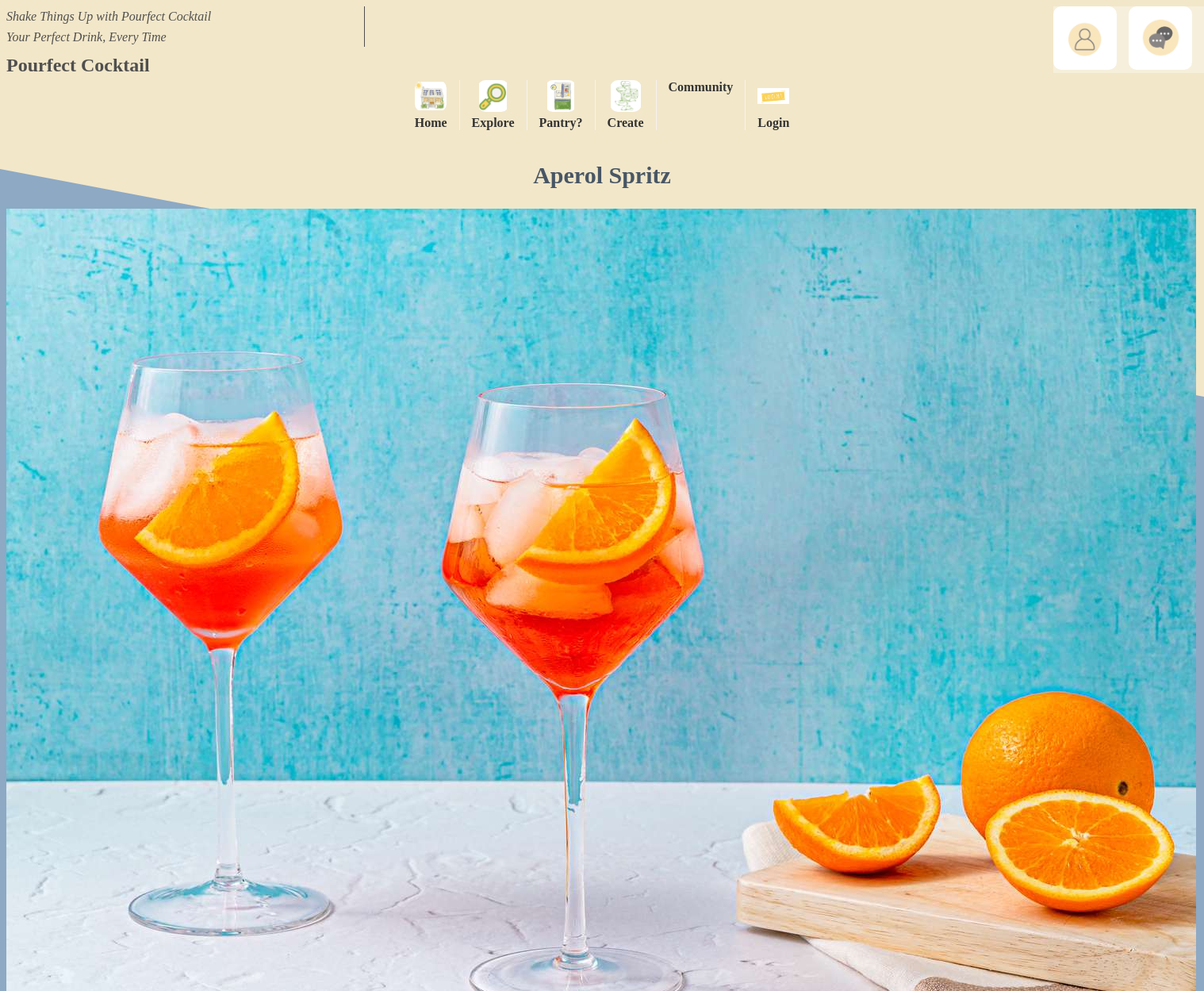
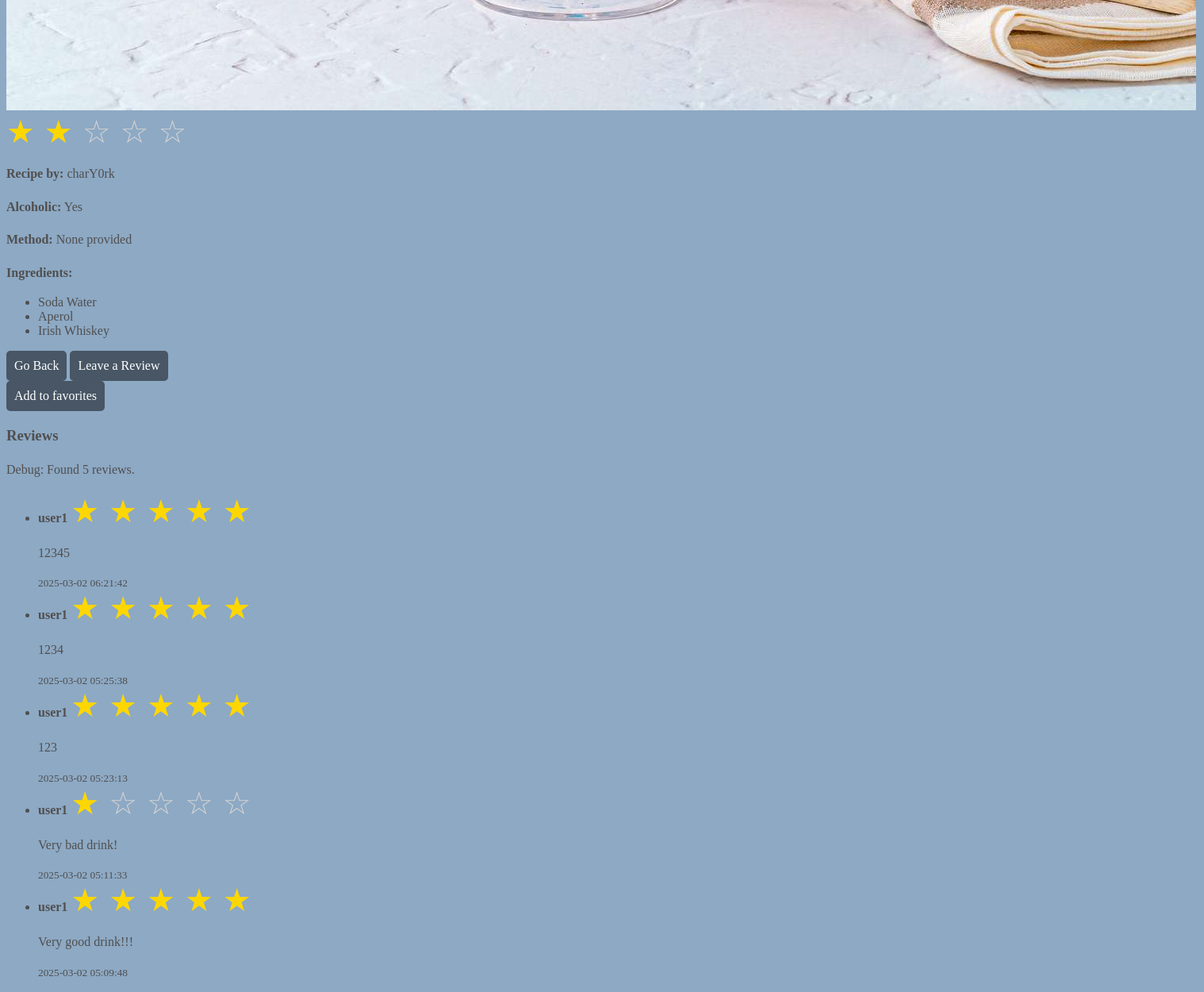
/explore.html?id=3, run on the app's committed database (2 pictures, top to bottom).
### tables this page shows
CREATE TABLE cocktails (
    id INTEGER PRIMARY KEY AUTOINCREMENT,
    name TEXT NOT NULL,
    image TEXT NOT NULL DEFAULT 'basic.jpg', -- Default image set to 'basic.jpg'
    popularity INTEGER DEFAULT 5, -- Number of likes
    reviews_number INTEGER DEFAULT 1,
    alcohol_content INTEGER NOT NULL,
    recipe_by TEXT NOT NULL,
    method TEXT NOT NULL DEFAULT 'None provided',
    created_by INTEGER NOT NULL DEFAULT 1
);

CREATE TABLE ingredients (
    id INTEGER PRIMARY KEY AUTOINCREMENT,
    name VARCHAR(255) NOT NULL UNIQUE
);

CREATE TABLE reviews (
    id INTEGER PRIMARY KEY AUTOINCREMENT,
    user_id INTEGER NOT NULL,
    cocktail_id INTEGER NOT NULL,
    rating INTEGER CHECK (rating BETWEEN 1 AND 5) NOT NULL,
    review_text TEXT DEFAULT '',
    created_at TIMESTAMP DEFAULT CURRENT_TIMESTAMP,
    FOREIGN KEY (user_id) REFERENCES users(id) ON DELETE CASCADE,
    FOREIGN KEY (cocktail_id) REFERENCES cocktails(id) ON DELETE CASCADE
);

CREATE TABLE users (
    id INTEGER PRIMARY KEY AUTOINCREMENT,
    username TEXT UNIQUE NOT NULL,
    email TEXT UNIQUE NOT NULL,
    password TEXT NOT NULL
);

### main.py (the view, shortened to what this page needs)
@app.route('/explore.html')
def explore():
    db = get_db()
    cocktail_id = request.args.get("id") #Debug
    print(cocktail_id)
    if cocktail_id:
        selected_cocktail = db.execute(
            "SELECT * FROM cocktails WHERE id = ?", (cocktail_id,)
        ).fetchone()
        ingredients = db.execute(
            """SELECT ingredients.name
               FROM ingredients
               JOIN cocktail_ingredients ON ingredients.id = cocktail_ingredients.ingredient_id
               WHERE cocktail_ingredients.cocktail_id = ?""", (cocktail_id,)
        ).fetchall()
        reviews = db.execute(
            """SELECT reviews.rating, reviews.review_text, users.username, reviews.created_at
               FROM reviews
               JOIN users ON reviews.user_id = users.id
               WHERE reviews.cocktail_id = ?
               ORDER BY reviews.created_at DESC""", (cocktail_id,)
        ).fetchall()
        print(reviews) #Debug
        return render_template("explore.html", selected_cocktail=selected_cocktail, ingredients=ingredients, reviews=reviews)

### main.py (called while the page is built)
def get_db():
    if "db" not in g:
        g.db = sqlite3.connect(DATABASE, detect_types=sqlite3.PARSE_DECLTYPES)
        g.db.row_factory = sqlite3.Row
    return g.db

### templates/explore.html (shortened to what this page needs)
<!DOCTYPE html>
<html lang="en">
<head>
    <link rel="stylesheet" href="{{ url_for('static', filename='styles.css') }}">
</head>
<body>
    {% include 'navbar.html' %}
    {% if selected_cocktail %}
        <div class="cocktail-details">
            <h2>{{ selected_cocktail.name }}</h2>
            <img src="{{ url_for('static', filename=selected_cocktail.image) }}" alt="{{ selected_cocktail.name }}">
            <div class="rating">
                {% set rating = (selected_cocktail.popularity / selected_cocktail.reviews_number) | round(1) %}
                {% for i in range(1, 6) %}
                    {% if i <= rating %}
                        <span class="star filled">★</span>
                    {% else %}
                        <span class="star empty">☆</span>
                    {% endif %}
                {% endfor %}
            </div>
            <p><strong>Recipe by:</strong> {{ selected_cocktail.recipe_by }}</p>
            <p><strong>Alcoholic:</strong> {% if selected_cocktail.alcohol_content == 1 %} Yes {% else %} No {% endif %}</p>
            <p><strong>Method:</strong> {{ selected_cocktail.method }}</p>
            <p><strong>Ingredients:</strong></p>
            <ul>
                {% for ingredient in ingredients %}
                    <li>{{ ingredient.name }}</li>
                {% endfor %}
            </ul>
            <button onclick="history.back()">Go Back</button>
            <button onclick="openReviewModal()">Leave a Review</button>
            <form action="{{ url_for('add_favorite', cocktail_id = selected_cocktail.id) }}" method = "POST">
                <button type="submit" class = "favorite-button">Add to favorites</button>
            </form>
        </div>
        <div class="reviews-section">
            <h3>Reviews</h3>
            {% if reviews %}
                <p>Debug: Found {{ reviews|length }} reviews.</p>
                <ul>
                    {% for review in reviews %}
                        <li>
                            <strong>{{ review.username }}</strong>
                            <span class="rating">
                                {% for i in range(1, 6) %}
                                    {% if i <= review.rating %}
                                        <span class="star filled">★</span>
                                    {% else %}
                                        <span class="star empty">☆</span>
                                    {% endif %}
                                {% endfor %}
                            </span>
                            <p>{{ review.review_text }}</p>
                            <small>{{ review.created_at }}</small>
                        </li>
                    {% endfor %}
                </ul>
            {% else %}
                <p>Debug: No reviews found.</p>
            {% endif %}
        </div>
    {% endif %}
</body>
</html>

### static/styles.css (style rules this page uses)
body { background-color: #8DA9C4; font-family: "Tinos", serif; color: #504f4f; }
div { box-sizing: border-box; }
h2 { font-size: 30px; margin-top: 20px; padding-top: 20px; color:#485665; text-align: center; }
button { background-color:#485665; size: 20px; padding: 10px; color: white; box-shadow: none; border: none; border-radius: 5px; cursor: pointer; font-size: 16px; font-family: "Tinos", serif; }
p { font-size: 16px; line-height: 1.6; }
form { margin-bottom: 20px; }
.rating { font-size: 40px; color: gold; }
.star { display: inline-block; margin-right: 2px; }
.filled { color: gold; }
.empty { color: lightgray; }

### data on the page
cocktails: name "Aperol Spritz", image (picture), recipe_by "charY0rk", method "None provided"
ingredients: name "Soda Water"
ingredients: name "Aperol"
ingredients: name "Irish Whiskey"
reviews: username "user1", rating 5 (drawn), review_text "12345", created_at "2025-03-02 06:21:42"
reviews: username "user1", rating 5 (drawn), review_text "1234", created_at "2025-03-02 05:25:38"
reviews: username "user1", rating 5 (drawn), review_text "123", created_at "2025-03-02 05:23:13"
reviews: username "user1", rating 1 (drawn), review_text "Very bad drink!", created_at "2025-03-02 05:11:33"
reviews: username "user1", rating 5 (drawn), review_text "Very good drink!!!", created_at "2025-03-02 05:09:48"

### other printed values
{{ reviews|length }} "5"
